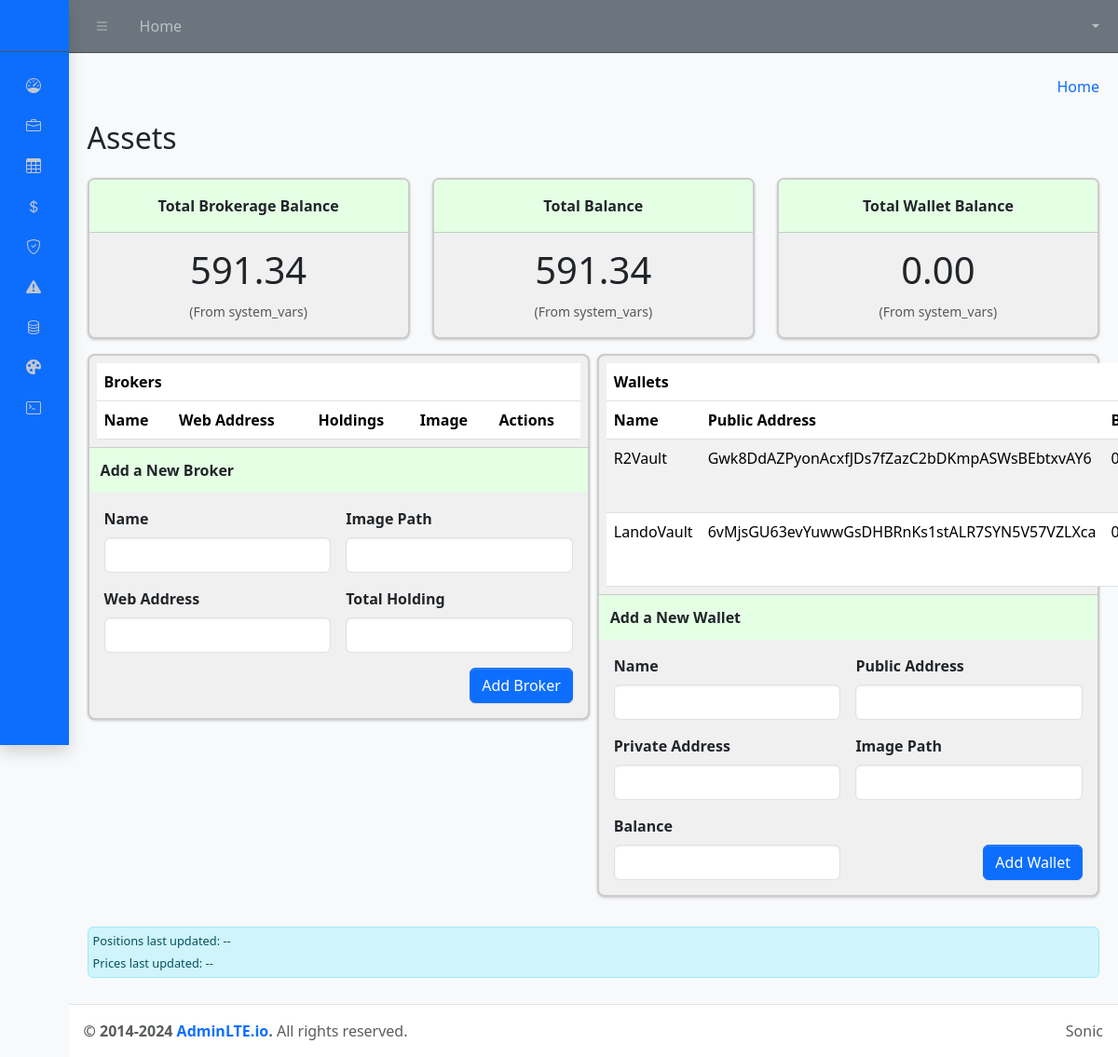
Before: /assets with the older database file.
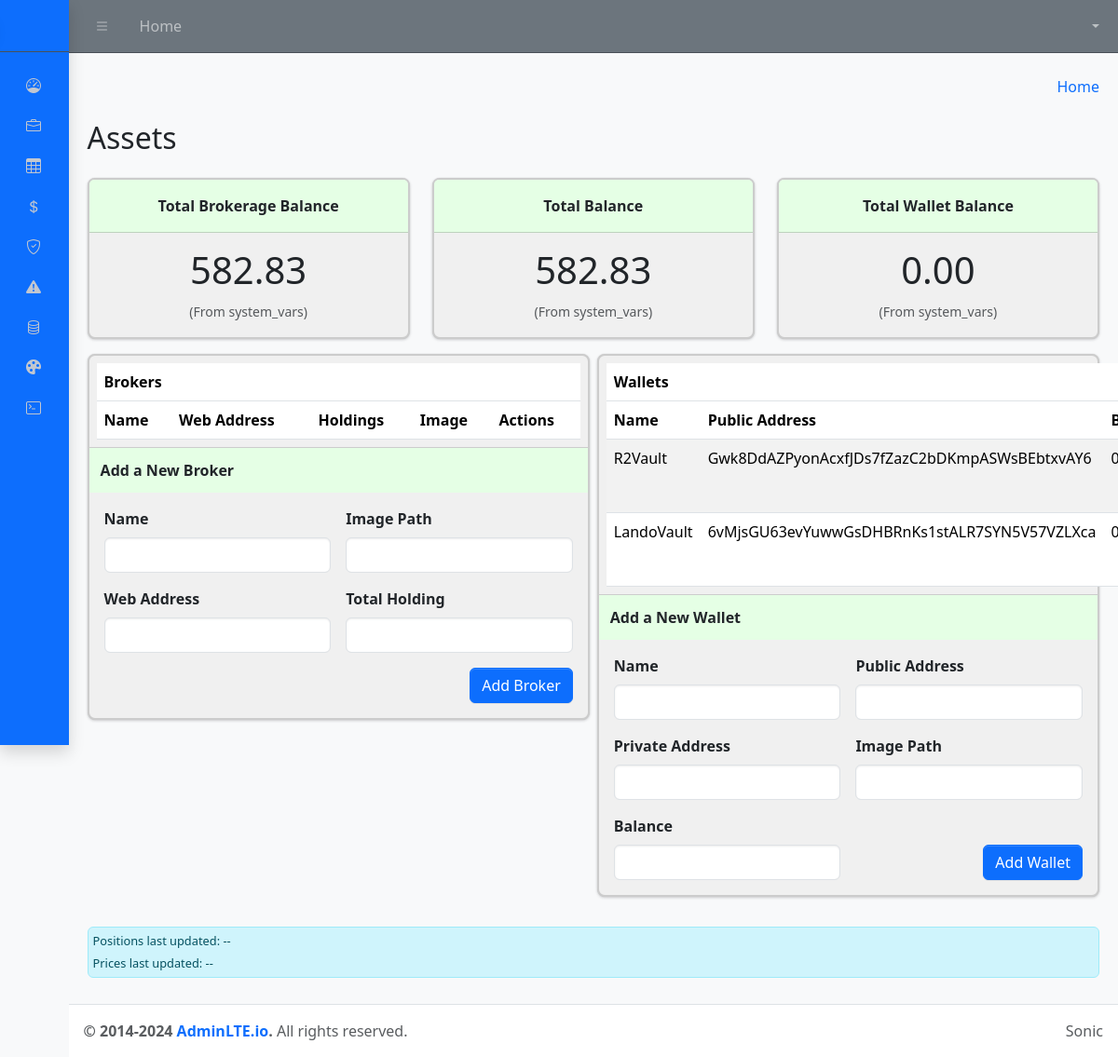
After: the same page with the newer database file.
### tables this page shows
CREATE TABLE system_vars (
                    id INTEGER PRIMARY KEY,
                    last_update_time_positions DATETIME,
                    last_update_positions_source TEXT,
                    last_update_time_prices DATETIME,
                    last_update_prices_source TEXT
                , last_update_time_jupiter DATETIME, last_update_jupiter_source TEXT, total_brokerage_balance REAL DEFAULT 0.0, total_wallet_balance REAL DEFAULT 0.0, total_balance REAL DEFAULT 0.0);

CREATE TABLE wallets (
        name TEXT PRIMARY KEY,
        public_address TEXT,
        private_address TEXT,
        image_path TEXT,
        balance REAL DEFAULT 0.0
    );

### launch_pad.py (the view)
@app.route("/assets")
def assets():
    dl = DataLocker.get_instance(DB_PATH)
    balance_vars = dl.get_balance_vars()
    total_brokerage_balance = balance_vars.get("total_brokerage_balance", 0.0)
    total_wallet_balance = balance_vars.get("total_wallet_balance", 0.0)
    total_balance = balance_vars.get("total_balance", 0.0)
    brokers = dl.read_brokers()
    wallets = dl.read_wallets()
    return render_template("assets.html",
                           total_brokerage_balance=total_brokerage_balance,
                           total_wallet_balance=total_wallet_balance,
                           total_balance=total_balance,
                           brokers=brokers,
                           wallets=wallets)

### data/data_locker.py (called while the page is built, shortened)
    @classmethod
    def get_instance(cls, db_path: Optional[str] = None) -> 'DataLocker':
        if cls._instance is None:
            cls._instance = cls(db_path)
        return cls._instance

    def _init_sqlite_if_needed(self):
        db_dir = os.path.dirname(self.db_path)
        if db_dir and not os.path.exists(db_dir):
            os.makedirs(db_dir, exist_ok=True)
            self.logger.debug(f"Created directory for DB: {db_dir}")
        if self.conn is None:
            self.conn = sqlite3.connect(self.db_path, check_same_thread=False)
            self.conn.row_factory = sqlite3.Row
        if self.cursor is None:
            self.cursor = self.conn.cursor()

    def get_balance_vars(self) -> dict:
        self._init_sqlite_if_needed()
        row = self.cursor.execute("""
            SELECT
              total_brokerage_balance,
              total_wallet_balance,
              total_balance
            FROM system_vars
            WHERE id=1
        """).fetchone()
        if not row:
            return {
                "total_brokerage_balance": 0.0,
                "total_wallet_balance": 0.0,
                "total_balance": 0.0
            }
        return {
            "total_brokerage_balance": row["total_brokerage_balance"] or 0.0,
            "total_wallet_balance": row["total_wallet_balance"] or 0.0,
            "total_balance": row["total_balance"] or 0.0
        }

    def read_wallets(self) -> List[dict]:
        self._init_sqlite_if_needed()
        self.cursor.execute("SELECT * FROM wallets")
        rows = self.cursor.fetchall()
        results = []
        for r in rows:
            results.append({
                "name": r["name"],
                "public_address": r["public_address"],
                "private_address": r["private_address"],
                "image_path": r["image_path"],
                "balance": float(r["balance"])
            })
        return results

    def read_brokers(self) -> List[dict]:
        self._init_sqlite_if_needed()
        self.cursor.execute("SELECT * FROM brokers")
        rows = self.cursor.fetchall()
        results = []
        return results

### templates/assets.html (shortened to what this page needs)
{% extends "base.html" %}
{% block content %}
<h2 class="text-dark mb-4">Assets</h2>
<div class="row row-cols-1 row-cols-md-3 g-4 mb-3">
  <div class="col">
    <div class="card price-box h-100">
      <div class="card-header">Total Brokerage Balance</div>
      <div class="card-body text-center">
        <div class="display-4 mb-2">
          {{ "{:,.2f}".format(total_brokerage_balance) }}
        </div>
        <small class="text-muted">(From system_vars)</small>
      </div>
    </div>
  </div>
  <div class="col">
    <div class="card price-box h-100 highlighted-balance">
      <div class="card-header">Total Balance</div>
      <div class="card-body text-center">
        <div class="display-4 mb-2">
          {{ "{:,.2f}".format(total_balance) }}
        </div>
        <small class="text-muted">(From system_vars)</small>
      </div>
    </div>
  </div>
  <div class="col">
    <div class="card price-box h-100">
      <div class="card-header">Total Wallet Balance</div>
      <div class="card-body text-center">
        <div class="display-4 mb-2">
          {{ "{:,.2f}".format(total_wallet_balance) }}
        </div>
        <small class="text-muted">(From system_vars)</small>
      </div>
    </div>
  </div>
</div>
<div class="row g-2">
  <div class="col-md-6">
    <div class="card assets-card">
      <div class="card-body p-2">
        <table class="table table-striped w-100 mb-0 assets-table">
          <thead>
            <tr class="title-row">
              <th colspan="5">Brokers</th>
            </tr>
            <tr>
              <th>Name</th>
              <th>Web Address</th>
              <th>Holdings</th>
              <th>Image</th>
              <th>Actions</th>
            </tr>
          </thead>
        </table>
      </div>
      <div class="subheading">Add a New Broker</div>
      <div class="card-body">
        <form method="POST" action="{{ url_for('add_broker') }}">
          <div class="row g-3">
            <div class="col-md-6">
              <label class="form-label fw-bold">Name</label>
              <input type="text" name="name" class="form-control" required>
            </div>
            <div class="col-md-6">
              <label class="form-label fw-bold">Image Path</label>
              <input type="text" name="image_path" class="form-control">
            </div>
            <div class="col-md-6">
              <label class="form-label fw-bold">Web Address</label>
              <input type="text" name="web_address" class="form-control">
            </div>
            <div class="col-md-6">
              <label class="form-label fw-bold">Total Holding</label>
              <input type="number" step="0.01" name="total_holding" class="form-control">
            </div>
            <div class="col-md-12 d-flex justify-content-end">
              <button type="submit" class="btn btn-primary">Add Broker</button>
            </div>
          </div>
        </form>
      </div>
    </div>
  </div>
  <div class="col-md-6">
    <div class="card assets-card">
      <div class="card-body p-2">
        <table class="table table-striped w-100 mb-0 assets-table">
          <thead>
            <tr class="title-row">
              <th colspan="5">Wallets</th>
            </tr>
            <tr>
              <th>Name</th>
              <th>Public Address</th>
              <th>Balance</th>
            </tr>
          </thead>
          <tbody>
            {% for w in wallets %}
            <tr>
              <td>{{ w.name }}</td>
              <td>{{ w.public_address }}</td>
              <td>{{ "{:,.2f}".format(w.balance) }}</td>
            </tr>
            {% endfor %}
          </tbody>
        </table>
      </div>
      <div class="subheading">Add a New Wallet</div>
      <div class="card-body">
        <form method="POST" action="{{ url_for('add_wallet') }}">
          <div class="row g-3">
            <div class="col-md-6">
              <label class="form-label fw-bold">Name</label>
              <input type="text" name="name" class="form-control" required>
            </div>
            <div class="col-md-6">
              <label class="form-label fw-bold">Public Address</label>
              <input type="text" name="public_address" class="form-control">
            </div>
            <div class="col-md-6">
              <label class="form-label fw-bold">Private Address</label>
              <input type="text" name="private_address" class="form-control">
            </div>
            <div class="col-md-6">
              <label class="form-label fw-bold">Image Path</label>
              <input type="text" name="image_path" class="form-control">
            </div>
            <div class="col-md-6">
              <label class="form-label fw-bold">Balance</label>
              <input type="number" step="0.01" name="balance" class="form-control">
            </div>
            <div class="col-md-6 d-flex align-items-end justify-content-end">
              <button type="submit" class="btn btn-primary">Add Wallet</button>
            </div>
          </div>
        </form>
      </div>
    </div>
  </div>
</div>
{% endblock content %}

### templates/base.html (shortened to what this page needs)
<!doctype html>
<html lang="en">
  <head>
    <link rel="stylesheet" href="https://cdn.jsdelivr.net/npm/@fontsource/source-sans-3@5.0.12/index.css" />
    <link rel="stylesheet" href="https://cdn.jsdelivr.net/npm/overlayscrollbars@2.10.1/styles/overlayscrollbars.min.css" />
    <link rel="stylesheet" href="https://cdn.jsdelivr.net/npm/bootstrap-icons@1.11.3/font/bootstrap-icons.min.css" />
    <link rel="stylesheet" href="{{ url_for('static', filename='AdminLTE/dist/css/adminlte.css') }}" />
  </head>
  <body class="layout-fixed sidebar-expand-lg sidebar-mini sidebar-collapse bg-body-tertiary">
    <div class="app-wrapper">
      <nav class="app-header navbar navbar-expand {% if theme.navbar.bg %}{{ theme.navbar.bg }}{% else %}bg-body{% endif %}" data-bs-theme="{{ theme.navbar.color_mode }}">
        <div class="container-fluid">
          <ul class="navbar-nav">
            <li class="nav-item">
              <a class="nav-link" data-lte-toggle="sidebar" href="#" role="button">
                <i class="bi bi-list"></i>
              </a>
            </li>
            <li class="nav-item">
              <a class="nav-link" href="{{ url_for('index') }}">Home</a>
            </li>
          </ul>
          <ul class="navbar-nav ms-auto">
            <li class="nav-item dropdown">
              <button class="btn btn-link nav-link py-2 px-0 px-lg-2 dropdown-toggle d-flex align-items-center" id="bd-theme" type="button" data-bs-toggle="dropdown" data-bs-display="static" aria-expanded="false">
              </button>
            </li>
          </ul>
        </div>
      </nav>
      <aside class="app-sidebar shadow {% if theme.sidebar.bg %}{{ theme.sidebar.bg }}{% else %}bg-body-secondary{% endif %}" data-bs-theme="{{ theme.sidebar.color_mode }}">
        <div class="sidebar-brand">
          <a href="{{ url_for('index') }}" class="brand-link">
            <img src="{{ url_for('static', filename='images/corner_logo_owl.jpg') }}" alt="Sonic Logo" class="brand-image rounded-circle shadow" />
          </a>
        </div>
        <div class="sidebar-wrapper">
          <nav class="mt-2">
            <ul class="nav sidebar-menu flex-column" data-lte-toggle="treeview" role="menu" data-accordion="false">
              <li class="nav-item">
                <a href="{{ url_for('index') }}" class="nav-link">
                  <i class="nav-icon bi bi-speedometer"></i>
                </a>
              </li>
              <li class="nav-item">
                <a href="{{ url_for('positions.position_trends') }}" class="nav-link">
                  <i class="nav-icon bi bi-briefcase"></i>
                </a>
              </li>
              <li class="nav-item">
                <a href="{{ url_for('positions.positions_table') }}" class="nav-link">
                  <i class="nav-icon bi bi-table"></i>
                </a>
              </li>
              <li class="nav-item">
                <a href="{{ url_for('prices.price_charts') }}" class="nav-link">
                  <i class="nav-icon bi bi-currency-dollar"></i>
                </a>
              </li>
              <li class="nav-item">
                <a href="{{ url_for('positions.heat_report') }}" class="nav-link">
                  <i class="nav-icon bi bi-shield-check"></i>
                </a>
              </li>
              <li class="nav-item">
                <a href="{{ url_for('alerts_bp.alert_config_page') }}" class="nav-link">
                  <i class="nav-icon bi bi-exclamation-triangle-fill"></i>
                </a>
              </li>
              <li class="nav-item">
                <a href="{{ url_for('database_viewer') }}" class="nav-link">
                  <i class="nav-icon bi bi-database"></i>
                </a>
              </li>
              <li class="nav-item">
                <a href="{{ url_for('theme_options') }}" class="nav-link">
                  <i class="nav-icon bi bi-palette-fill"></i>
                </a>
              </li>
              <li class="nav-item">
                <a href="{{ url_for('console_view') }}" class="nav-link">
                  <i class="nav-icon bi bi-terminal"></i>
                </a>
              </li>
            </ul>
          </nav>
        </div>
      </aside>
      <main class="app-main">
        <div class="app-content-header">
          <div class="container-fluid">
            <div class="row">
              <div class="col-sm-6">
              </div>
              <div class="col-sm-6">
                <ol class="breadcrumb float-sm-end">
                  <li class="breadcrumb-item"><a href="{{ url_for('index') }}">Home</a></li>
                </ol>
              </div>
            </div>
          </div>
        </div>
        <div class="app-content">
          <div class="container-fluid">
            {% block content %}{% endblock %}
            <div id="updateInfo" class="alert alert-info mt-3" role="alert" style="font-size: 0.8rem; padding: 5px;">
              <p class="mb-1">Positions last updated: <span id="last_update_time_positions">--</span></p>
              <p class="mb-0">Prices last updated: <span id="last_update_time_prices">--</span></p>
            </div>
          </div>
        </div>
      </main>
      <footer class="app-footer">
        <div class="float-end d-none d-sm-inline">Sonic</div>
        <strong>&copy; 2014-2024 <a href="https://adminlte.io" class="text-decoration-none">AdminLTE.io</a>.</strong> All rights reserved.
      </footer>
    </div>
  </body>
</html>

### templates/assets.html (style rules this page uses)
.price-box.card { background-color: #F0F0F0 !important; border: 2px solid #ccc; border-radius: 8px; }
.price-box .card-header { background-color: #e5ffe5 !important; font-weight: bold; text-align: center; }
.price-box .display-4 { font-size: 2.5rem; }
.highlighted-balance { background-color: #ffe5e5 !important; }
.assets-card { background-color: #F0F0F0 !important; border: 2px solid #ccc; border-radius: 8px; margin-bottom: 1rem; }
.assets-table thead tr.title-row { background-color: #f0e5ff !important; font-weight: bold; }
.assets-table.table-striped tbody tr:nth-of-type(odd) { background-color: rgba(0, 0, 0, 0.05); }
.subheading { background-color: #e5ffe5 !important; font-weight: bold; padding: 0.75rem; border-top: 1px solid #ccc; }

Changed rows visible on the page:
changed system_vars: total_brokerage_balance "591.34" → "582.83"; total_balance "591.34" → "582.83"
